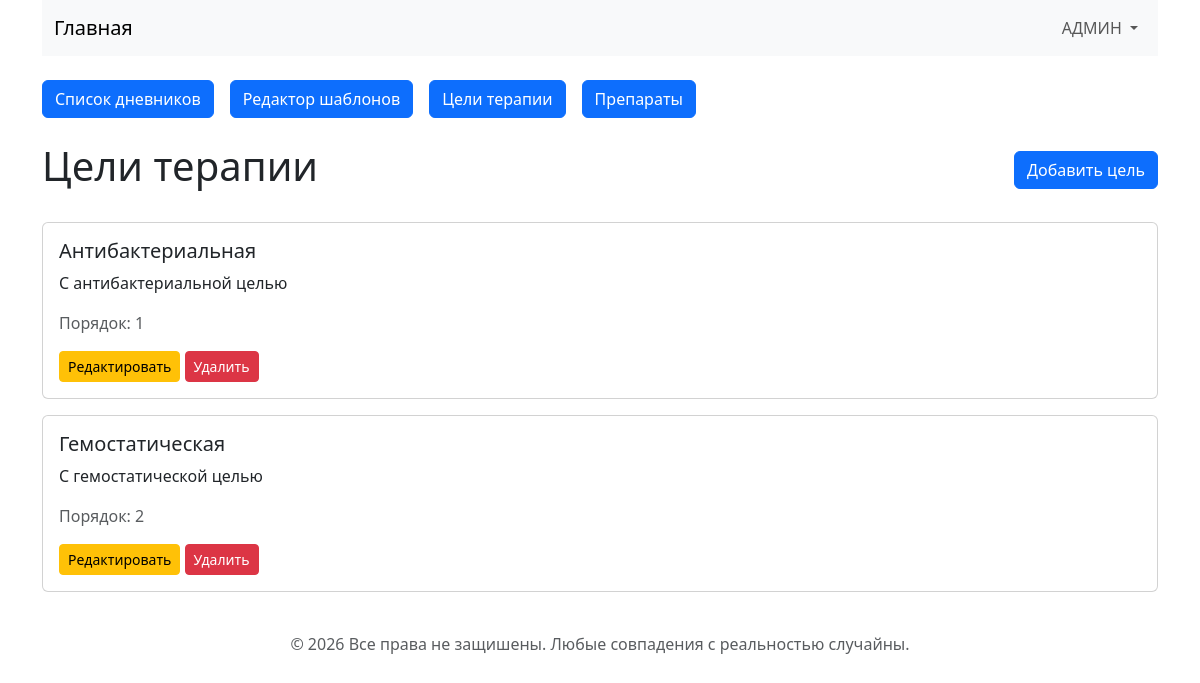
The page /therapy/purposes (signed in) on the database its author committed.
### app.py (models this page shows)
class TherapyPurpose(db.Model):
    __tablename__ = "therapy_purpose"
    id = db.Column(db.Integer, primary_key=True)
    name = db.Column(db.String(150), unique=True, nullable=False)
    output_value = db.Column(db.String(200), nullable=False)
    order = db.Column(db.Integer, nullable=False, default=0)

### app.py (the view)
@app.route("/therapy/purposes")
@login_required
def list_therapy_purposes():
    purposes = TherapyPurpose.query.order_by(
        TherapyPurpose.order,
        TherapyPurpose.id,
    ).all()
    delete_form = FlaskForm()
    return render_template(
        "therapy_purposes.html",
        purposes=purposes,
        delete_form=delete_form,
    )

### app.py (called while the page is built)
@login_manager.user_loader
def load_user(user_id):
    return db.session.get(User, int(user_id))

### templates/therapy_purposes.html (shortened to what this page needs)
{% extends "base.html" %}
{% block content %}
<div class="container">
    <div class="d-flex justify-content-between align-items-center mb-4">
        <h1>Цели терапии</h1>
        <a href="{{ url_for('add_therapy_purpose') }}" class="btn btn-primary">
            Добавить цель
        </a>
    </div>
    {% for purpose in purposes %}
        <div class="card mb-3">
            <div class="card-body">
                <h5 class="card-title">{{ purpose.name }}</h5>
                <p class="card-text mb-3">
                    {{ purpose.output_value }}
                </p>
                <p class="text-muted">
                    Порядок: {{ purpose.order }}
                </p>
                <a href="{{ url_for('edit_therapy_purpose', purpose_id=purpose.id) }}"
                   class="btn btn-warning btn-sm">
                    Редактировать
                </a>
                <form method="POST"
                      action="{{ url_for('delete_therapy_purpose', purpose_id=purpose.id) }}"
                      class="d-inline">
                    <button type="submit"
                            class="btn btn-danger btn-sm"
                            onclick="return confirm('Удалить эту цель терапии?')">
                        Удалить
                    </button>
                </form>
            </div>
        </div>
    {% else %}
        <p>Цели терапии пока не добавлены.</p>
    {% endfor %}
</div>
{% endblock content %}

### rows shown on the page
TherapyPurpose: name "Антибактериальная", output_value "С антибактериальной целью", order "1"
TherapyPurpose: name "Гемостатическая", output_value "С гемостатической целью", order "2"
